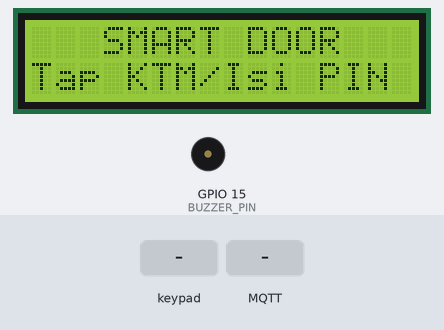
Simulated run of this sketch. Board: ESP32. Shown: 16×2 character LCD, buzzer (waves = sounding, pin HIGH). The inputs (shaded band) are chosen by the test bench. WiFi joins after 1.5 s; servers stay silent unless stated; no MQTT or app messages arrive unless stated; what the sketch prints to the serial monitor is not drawn.

Above: at 2.8 s.
2.9 s: keypad keys 1 3 1 4 2 6 2 5 # pressed 0.4 s apart
At 7.0 s:
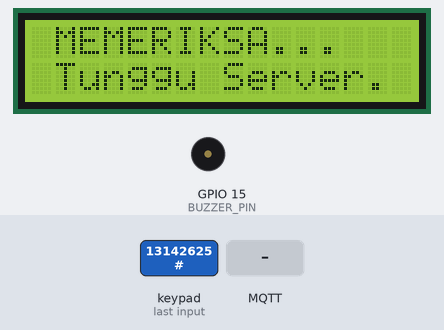
8.0 s: MQTT message "1" arrives on the first subscribed topic
At 9.8 s:
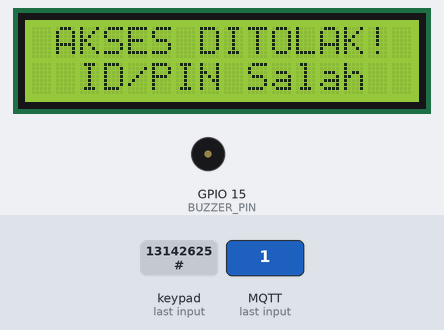
11.0 s: keypad keys 1 3 1 4 2 6 2 5 A pressed 0.4 s apart
At 15.5 s:
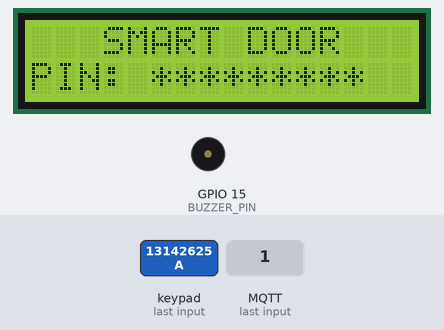
16.1 s: key '1' pressed
At 16.9 s:
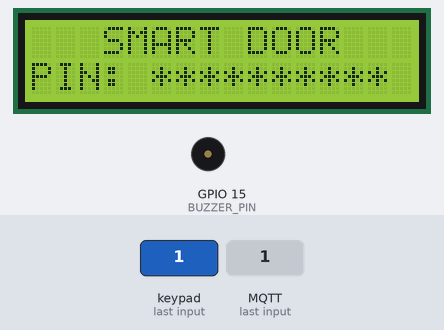
17.6 s: keypad keys 3 3 3 2 2 7 2 1 # pressed 0.4 s apart
At 18.23 s:
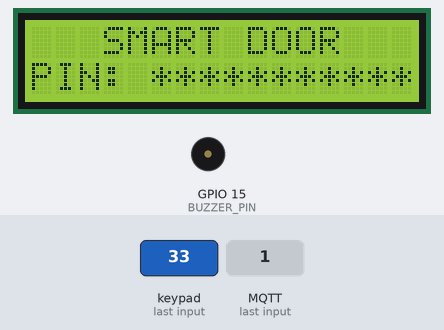
22.7 s: key '2' pressed
At 22.85 s:
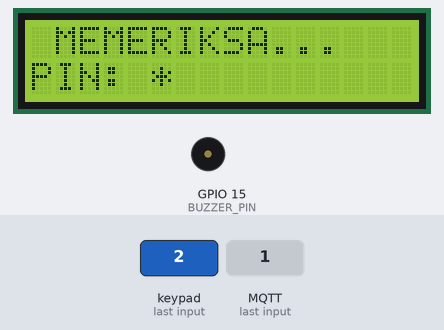
Timing chart, 0 to 25.4 s (numbered marks = the images above; inputs shaded):
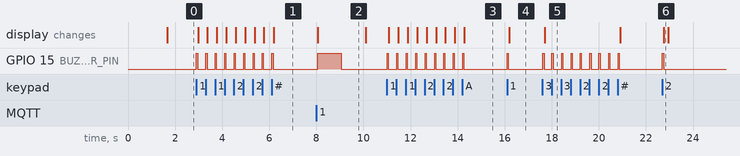

Measured:
- after the input at 2.9 s, GPIO 15 (BUZZER_PIN): alternates HIGH for 0.05 s and LOW for 0.35 s, 18 changes in all, then stays LOW, starting at once; the display: first changes after 0.07 s (image 1 shows a later state)
- after the input at 8.0 s, GPIO 15 (BUZZER_PIN): LOW → HIGH after 0.05 s, → LOW 1.0 s later; the display: changes after 0.05 s (image 2)
- after the input at 11.0 s, GPIO 15 (BUZZER_PIN): alternates HIGH for 0.05 s and LOW for 0.35 s, 18 changes in all, then stays LOW, starting at once; the display: first changes after 0.08 s (image 3 shows a later state)
- after the input at 16.1 s, GPIO 15 (BUZZER_PIN): LOW → HIGH at once, → LOW 0.05 s later; the display: changes after 0.09 s (image 4)
- after the input at 17.6 s, GPIO 15 (BUZZER_PIN): alternates HIGH for 0.05 s and LOW for 0.36 s, 18 changes in all, then stays LOW, starting at once; the display: changes after 0.10 s (image 5)
- after the input at 22.7 s, GPIO 15 (BUZZER_PIN): LOW → HIGH at once, → LOW 0.05 s later; the display: changes after 0.07 s (image 6)
- what the display in image 2 shows lasts 2.0 s, from 8.1 s to 10.1 s

The sketch:

SMARTDOORS.ino
```cpp
#include <WiFi.h>
#include <Wire.h>
#include <SPI.h>
#include <MFRC522.h>
#include <Keypad.h>
#include <LiquidCrystal_I2C.h>
#include <PubSubClient.h>
#include <ArduinoJson.h>

// ==========================================
// 1. DEFINISI PIN & KOMPONEN
// ==========================================

LiquidCrystal_I2C lcd(0x27, 16, 2);

char ssid[] = "kentangrebus";
char pass[] = "VIVOJIMMY";

const char* mqtt_server = "192.168.77.6";
const int mqtt_port = 1883;

WiFiClient espClient;
PubSubClient client(espClient);

const int SS_PIN     = 5;
const int RST_PIN    = 22;
const int RELAY_PIN  = 4;
const int BUZZER_PIN = 15;

MFRC522 rfid(SS_PIN, RST_PIN);

const byte ROW_NUM    = 4;
const byte COLUMN_NUM = 4;
byte pin_rows[ROW_NUM]      = {13, 14, 26, 25};
byte pin_column[COLUMN_NUM] = {33, 32, 27, 21};

char keys[ROW_NUM][COLUMN_NUM] = {
  {'1','2','3','A'},
  {'4','5','6','B'},
  {'7','8','9','C'},
  {'*','0','#','D'}
};

Keypad keypad = Keypad(makeKeymap(keys), pin_rows, pin_column, ROW_NUM, COLUMN_NUM);

// ==========================================
// 2. DATABASE LOKAL & STATE MANAGEMENT
// ==========================================

String inputPIN = "";

// Variabel Non-Blocking untuk reset layar LCD saja
unsigned long waktuPesanLCD  = 0;
bool tampilkanPesan = false;

// ==========================================
// 3. FUNGSI LAYAR LCD
// ==========================================

void tampilanStandby() {
  lcd.clear();
  lcd.setCursor(0, 0);
  lcd.print("   SMART DOOR   ");
  lcd.setCursor(0, 1);
  lcd.print("Tap KTM/Isi PIN ");
}

void notifikasiLCD(String baris1, String baris2) {
  lcd.clear();
  lcd.setCursor(0, 0); lcd.print(baris1);
  lcd.setCursor(0, 1); lcd.print(baris2);

  tampilkanPesan = true;
  waktuPesanLCD = millis();
}

// ==========================================
// 4. FUNGSI AUDIO & RELAY (TANPA DELAY LAMA)
// ==========================================

void nadaSukses() {
  digitalWrite(BUZZER_PIN, HIGH); delay(100); digitalWrite(BUZZER_PIN, LOW); delay(100);
  digitalWrite(BUZZER_PIN, HIGH); delay(100); digitalWrite(BUZZER_PIN, LOW);
}

void nadaGagal() {
  digitalWrite(BUZZER_PIN, HIGH); delay(1000); digitalWrite(BUZZER_PIN, LOW);
}

void bukaPintu() {
  Serial.println("-> AKSES DITERIMA");
  notifikasiLCD(" AKSES DITERIMA ", " Silakan Masuk! ");
  nadaSukses();

  // 1. Beri "tendangan" listrik singkat agar tuas magnet tertarik & kapasitor terisi
  pinMode(RELAY_PIN, OUTPUT);
  digitalWrite(RELAY_PIN, LOW);
  delay(3000); // 0.2 Detik (Sangat tidak terasa oleh sistem)

  // 2. Langsung putus arusnya!
  // Kita biarkan sisa tegangan di kapasitor relay menahan pintu terbuka secara mandiri
  pinMode(RELAY_PIN, INPUT);
  Serial.println("-> Arus diputus. Mengandalkan delay hardware relay ~8 detik.\n");
}

// ==========================================
// 5. FUNGSI MQTT & JARINGAN
// ==========================================

void setup_wifi() {
  delay(10);
  Serial.println();
  Serial.print("Connecting to ");
  Serial.println(ssid);

  WiFi.begin(ssid, pass);

  while (WiFi.status() != WL_CONNECTED) {
    delay(500);
    Serial.print(".");
  }
  Serial.println("\nWiFi connected");
  Serial.print("IP address: ");
  Serial.println(WiFi.localIP());
}

// Fungsi ini dipanggil otomatis ketika menerima pesan dari Backend
void mqttCallback(char* topic, byte* payload, unsigned int length) {
  Serial.print("Pesan masuk dari topik: ");
  Serial.println(topic);

  // Parsing JSON dari backend
  StaticJsonDocument<256> doc;
  DeserializationError error = deserializeJson(doc, payload, length);

  if (error) {
    Serial.print(F("deserializeJson() failed: "));
    Serial.println(error.f_str());
    return;
  }

  String status = doc["status"];
  String action = doc["action"];

  if (status == "authorized" && action == "unlock") {
    bukaPintu();
  } else {
    Serial.println("-> AKSES DITOLAK OLEH SERVER!\n");
    notifikasiLCD(" AKSES DITOLAK! ", "  ID/PIN Salah  ");
    nadaGagal();
  }
}

void reconnect() {
  while (!client.connected()) {
    Serial.print("Attempting MQTT connection...");
    // Attempt to connect
    if (client.connect("ESP32_SmartDoor")) {
      Serial.println("connected");
      // Subscribe ke topik respons setelah berhasil connect
      client.subscribe("smartdoor/auth/response");
    } else {
      Serial.print("failed, rc=");
      Serial.print(client.state());
      Serial.println(" try again in 5 seconds");
      delay(5000);
    }
  }
}

void kirimRequestKeBackend(String tipe, String nilai) {
  notifikasiLCD(" MEMERIKSA... ", " Tunggu Server. ");

  StaticJsonDocument<200> doc;
  doc["type"] = tipe;
  doc["value"] = nilai;

  char jsonBuffer[256];
  serializeJson(doc, jsonBuffer);

  Serial.print("Mengirim request: ");
  Serial.println(jsonBuffer);

  // Publish ke topik request
  client.publish("smartdoor/auth/request", jsonBuffer);
}

// ==========================================
// 6. FUNGSI SENSOR
// ==========================================

void bacaRFID() {
  if (!rfid.PICC_IsNewCardPresent() || !rfid.PICC_ReadCardSerial()) return;

  String uidString = "";
  for (byte i = 0; i < rfid.uid.size; i++) {
    uidString += String(rfid.uid.uidByte[i] < 0x10 ? "0" : "");
    uidString += String(rfid.uid.uidByte[i], HEX);
  }
  uidString.toUpperCase();

  Serial.println("UID KTM: " + uidString);

  kirimRequestKeBackend("rfid", uidString);

  rfid.PICC_HaltA();
  rfid.PCD_StopCrypto1();
}

void bacaKeypad() {
  char tombol = keypad.getKey();

  if (tombol) {
    digitalWrite(BUZZER_PIN, HIGH); delay(50); digitalWrite(BUZZER_PIN, LOW);

    if (tombol == '*') {
      inputPIN = "";
      tampilanStandby();
    }
    else if (tombol == '#') {
      if (inputPIN.length() > 0) {
        Serial.println("PIN Dimasukkan: " + inputPIN);
        // Kirim data PIN ke backend Go
        kirimRequestKeBackend("pin", inputPIN);
      }
      inputPIN = "";
    }
    else {
      if (inputPIN.length() < 11) {
        inputPIN += tombol;
        lcd.setCursor(0, 1);
        lcd.print("PIN:            ");
        lcd.setCursor(5, 1);
        for(int i = 0; i < inputPIN.length(); i++) { lcd.print("*"); }
      }
    }
  }
}

// ==========================================
// 7. SETUP & LOOP
// ==========================================

void setup() {
  Serial.begin(115200);
  Wire.begin(16,17);

  lcd.init();
  lcd.backlight();
  lcd.setCursor(0, 0); lcd.print("System Starting.");

  SPI.begin();
  rfid.PCD_Init();

  pinMode(BUZZER_PIN, OUTPUT);
  digitalWrite(BUZZER_PIN, LOW);
  pinMode(RELAY_PIN, INPUT);

  // Setup WiFi & MQTT
  setup_wifi();
  client.setServer(mqtt_server, mqtt_port);
  client.setCallback(mqttCallback);

  tampilanStandby();
}

void loop() {
  // Pastikan koneksi MQTT tetap hidup
  if (!client.connected()) {
    reconnect();
  }
  client.loop();

  // Mengecek apakah sudah waktunya mengembalikan tulisan LCD ke Standby (setelah 2 detik)
  if (tampilkanPesan && (millis() - waktuPesanLCD >= 2000)) {
    tampilkanPesan = false;
    tampilanStandby();
  }

  bacaRFID();
  bacaKeypad();
}
```
